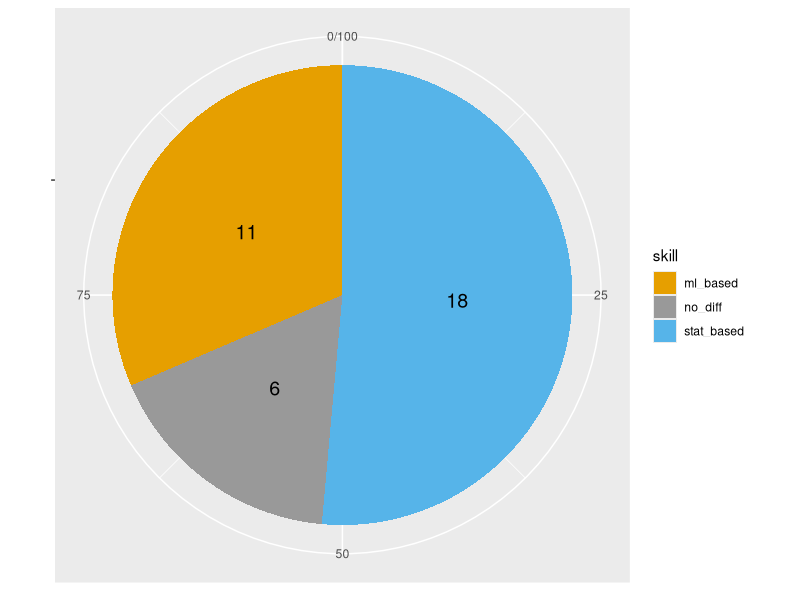

The R source for this figure:
## ---- chunk 1
library(tidyverse)
library(data.table)
library(psych)
library(plyr)
library(knitr)
library(kableExtra)
library(formattable)
## ---- chunk 2
survey_data <- fread("data/data_scientist_survey.csv", encoding = "UTF-8")
names(survey_data)[2:3] <- c("skill", "description")

from_v <- c("Basic statistics, inferential statistics, and statistical modeling",
            "Linear algebra, differential calculus, and predictive machine learning model",
            "I don't see the difference")

to_v <- c("stat_based", "ml_based", "no_diff")

survey_data <- survey_data %>%
  mutate(skill = mapvalues(skill, from = from_v, to = to_v))
## ---- chunk 3
skill_data <- survey_data %>% group_by(skill) %>%
  dplyr::summarize(skill_count = n())
skill_data$prop <- (skill_data$skill_count/sum(skill_data$skill_count))*100
skill_data <- skill_data %>%
  arrange(desc(skill)) %>%
  mutate(lab.ypos = cumsum(prop) - 0.5*prop)

skill_data %>%
  ggplot(aes(x = "", y = prop, fill = skill)) +
  geom_bar(width = 1, stat = "identity") +
  coord_polar("y") +
  scale_fill_manual(values=c("#E69F00", "#999999", "#56B4E9")) +
  theme(axis.title.x = element_blank(),
        axis.title.y = element_blank()) +
  geom_text(aes(y = lab.ypos, label = skill_count), size=5)
## ---- chunk 4
descr_data <- survey_data %>% filter(description != "") %>%
  select(skill, description)
descr_data %>%
  mutate(skill = ifelse(skill == "stat_based",
                        cell_spec(skill, color = "black", bold = T, background = "#56B4E9"),
                        ifelse(skill == "ml_based",
                               cell_spec(skill, color = "black", bold = T, background = "#E69F00"),
                               cell_spec(skill, color = "black", bold = T, background = "#999999")))) %>% 
  kable(escape = F) %>% kable_styling()
